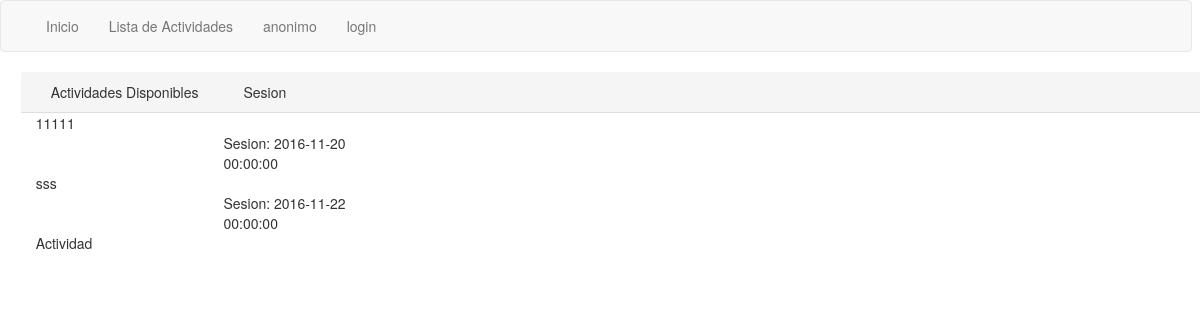
Page /Views/ListaActividades.php on the earlier database version.
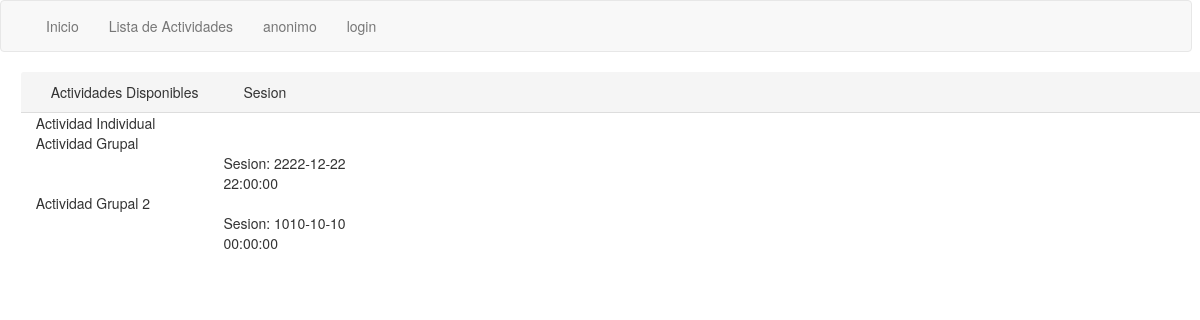
Same page on the later database version.
### tables this page shows
CREATE TABLE `Actividad` (
  `idActividad` int(11) NOT NULL,
  `nomActividad` varchar(20) NOT NULL,
  `tipoAct` varchar(10) NOT NULL,
  `numPlazas` int(11) DEFAULT NULL
);

CREATE TABLE `Sesion` (
  `idSesion` int(11) NOT NULL,
  `numPlazasOcupadas` int(11) DEFAULT NULL,
  `fecha` datetime DEFAULT NULL,
  `Actividad_idActividad` int(11) NOT NULL
);

### Model/Actividad.php (called while the page is built, shortened)
<?php
class Actividad{
  function getNameAndID(){
    $db = DB::getDB();
    $consulta = "SELECT idActividad, nomActividad FROM Actividad";
    $result = $db->query($consulta);
    $res = array();
    while($row = $result->fetch_assoc()){
      array_push($res, $row);
    }
    return $res;
  }
    function getSesiones($idActividad){
      $db = DB::getDB();
      $consulta = "SELECT fecha, idSesion
                    FROM Sesion
                    WHERE Actividad_idActividad =".$idActividad;
      $result = $db->query($consulta);
      $res = array();
      while($row = $result->fetch_assoc()){
        array_push($res, $row);
      }
      return $res;
    }
}
?>

### Controllers/c_Actividad.php (called while the page is built, shortened)
<?php
require_once("../Model/Actividad.php");
class ActividadController{
  public function gestionActividades(){
    $a = new Actividad();
    $actividades = $a->getNameAndID();
    return $actividades;
  }
    public function getSesiones($id){
      $a = new Actividad();
      $a->getSesiones($id);
      $result = $a->getSesiones($id);
      return $result;
    }
}
?>

### Views/ListaActividades.php (the view, shortened to what this page needs)
<!DOCTYPE html>
<html>
  <head>
    <?php
    require_once('NavBar.php');
    require_once('../Controllers/c_Actividad.php');
    $actividadesController = new ActividadController();
    $actividades = $actividadesController->gestionActividades();
    ?>
  </head>
  <body>
    <div class = 'tabla panel-default' >
      <div class = 'row panel-heading'>
        <span class ="col-md-2">Actividades Disponibles</span><span class ="col-md-2">Sesion  </span> <?php if(isset($_SESSION['userID'])){ ?><span class ="col-md-2">Opciones</span> <?php }?>
      </div>
      <?php foreach($actividades as $it){ ?>
        <div class = 'row'>
          <span  class="col-md-2"><?php echo ($it['nomActividad']); ?> </span></br>
          <?php
          $sesiones = $actividadesController->getSesiones($it['idActividad']);
          foreach($sesiones as $it2){
          ?>
          <div class='row'>
          <form method= "post" action = "../Controllers/c_Reservas.php?op=1" class ='derecha' id="reservar<?php echo($it2['idSesion']);?>">
            <span  class="col-md-2"></span>
            <span  class="col-md-2">Sesion: <?php echo($it2['fecha']) ?></span>
          </form>
          </div>
          <?php
        }
        ?>
      </div>
      <?php } ?>
    </div>
  </body>
</html>

### Views/NavBar.php (shortened to what this page needs)
<link rel="stylesheet" href="../bootstrap/css/bootstrap.css">
<?php
$logged = false;
?>
<link rel="stylesheet" href="../bootstrap/css/bootstrap.css">
<nav class="navbar navbar-default">
  <div class="container-fluid">
  <div class= "collapse navbar-collapse">
    <ul class="nav navbar-nav">
      <li><a href="paginaPrincipal.php">Inicio</a></li>
      <li><a href="ListaActividades.php">Lista de Actividades</a></li>
      <li><?php if($logged){echo ("<a href=../Views/PerfilUsuarios.php>".$_SESSION['userID']."</a>");}else{echo("<a>anonimo</a>");}?></li>
      <?php if($logged){ ?>
      <li><a href="../Controllers/c_Usuario.php?op=4"> salir</a></li>
      <?php }else{ ?>
      <li><a href="LogIn.php">login</a></li>
      <?php } ?>
    </ul>
    </nav>

Differences in the rows shown:
removed actividad: nomActividad "11111"
removed sesion: fecha "2016-11-20 00:00:00", shown under "11111"
removed actividad: nomActividad "sss"
removed sesion: fecha "2016-11-22 00:00:00", shown under "sss"
removed actividad: nomActividad "Actividad"
added actividad: nomActividad "Actividad Individual"
added actividad: nomActividad "Actividad Grupal"
added sesion: fecha "2222-12-22 22:00:00", shown under "Actividad Grupal"
added actividad: nomActividad "Actividad Grupal 2"
added sesion: fecha "1010-10-10 00:00:00", shown under "Actividad Grupal 2"
